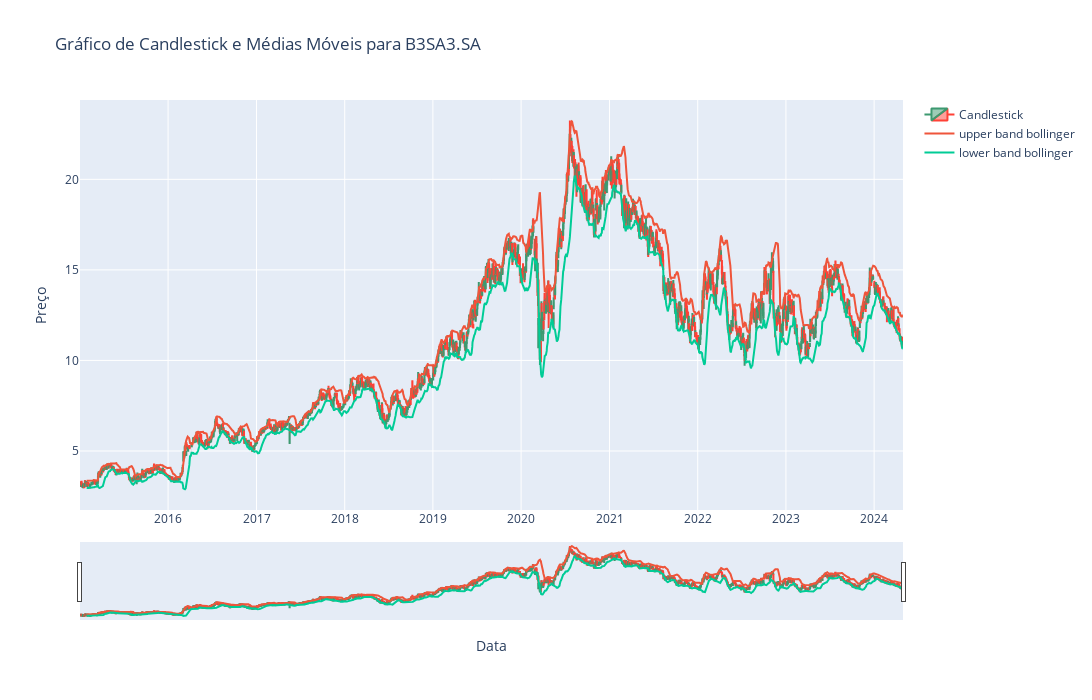

Notebook code cell kept with this figure:
### Code cell
# Cria um gráfico de candlestick usando o Plotly
fig = go.Figure(data=[go.Candlestick(x=df.index,
                open=df['Open'],
                high=df['High'],
                low=df['Low'],
                close=df['Close'],
                name='Candlestick')])

# Adiciona as médias móveis ao gráfico
fig.add_trace(go.Scatter(x=df.index, y=df['upper_band_bollinger'], mode='lines', name='upper band bollinger'))
fig.add_trace(go.Scatter(x=df.index, y=df['lower_band_bollinger'], mode='lines', name='lower band bollinger'))


if ticker=="^BVSP":
    ticker='IBOV'

# Configura o layout do gráfico
fig.update_layout(
    width=1500,
    height=700,
    title=f"Gráfico de Candlestick e Médias Móveis para {ticker}",
    xaxis_title="Data",
    yaxis_title="Preço",
    showlegend=True
)

# Exibe o gráfico
fig.show()

### Figure 1 — Plotly figure (JSON) as saved in the notebook; plotly's stock layout.template omitted (floating-point values rounded to 4 significant figures; data arrays with more than 128 entries replaced by an {"elided": "..."} marker saying what was removed)
{"data": [{"close": {"elided": "2318 float values"}, "high": {"elided": "2318 float values"}, "low": {"elided": "2318 float values"}, "name": "Candlestick", "open": {"elided": "2318 float values"}, "type": "candlestick", "x": {"elided": "2318 str values"}}, {"mode": "lines", "name": "upper band bollinger", "type": "scatter", "x": {"elided": "2318 str values"}, "y": {"elided": "2318 float values"}}, {"mode": "lines", "name": "lower band bollinger", "type": "scatter", "x": {"elided": "2318 str values"}, "y": {"elided": "2318 float values"}}], "layout": {"height": 700, "showlegend": true, "title": {"text": "Gráfico de Candlestick e Médias Móveis para B3SA3.SA"}, "width": 1500, "xaxis": {"title": {"text": "Data"}}, "yaxis": {"title": {"text": "Preço"}}}}
